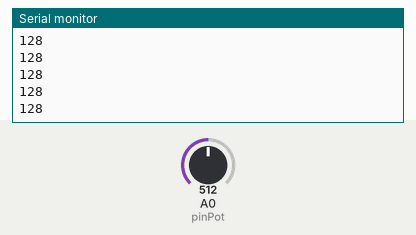
The sketch below on a simulated Arduino Uno, built with avr-gcc and run on an emulated ATmega328P. Shown: the last lines printed to the serial monitor. The test bench sets the inputs (shaded band); at power-on: A0 (pinPot) = 512.

Above: at 1.2 s.
1.3 s: A0 (pinPot) set to 716
At 2.1 s:
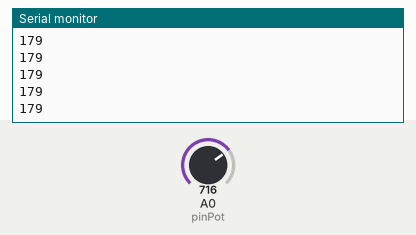
2.8 s: A0 (pinPot) set to 900
At 3.9 s:
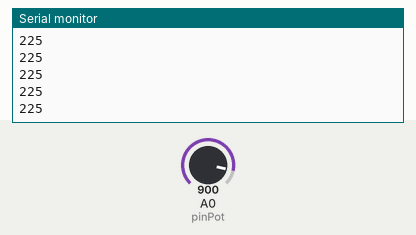
Timing chart, 0 to 5.8 s (numbered marks = the images above; inputs shaded):
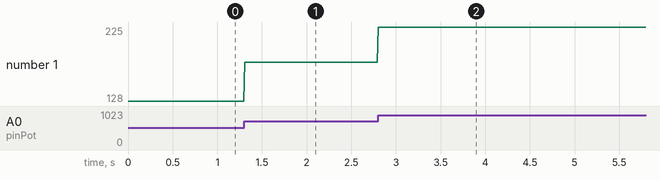

Measured:
- after the input at 1.3 s, the serial monitor: prints a new line at once (image 1)
- after the input at 2.8 s, the serial monitor: prints a new line at once (image 2)
- plotted number 1: 128 → 179 after the input at 1.3 s, 179 → 225 after the input at 2.8 s

The sketch:

p5_mapping_5_arduinoWrite2Processing.pde
```cpp
int pinPot = 0;      // variavel para o pin de entrada do valor
int valorPot = 0;    // variavel para o valor


//int pinLDR = 1;      // variavel para o pin de entrada do valor
//int valorLDR = 0;    // variavel para o valor

void setup() {

  Serial.begin(9600);
  digitalWrite(13,HIGH);
}

void loop() {

// ler valores do Pot
  valorPot = analogRead(pinPot)/4;

//  ler valores do LDR
//  valorldr = analogRead(pinLDR);

  Serial.print(valorPot, DEC);
  Serial.println(10, BYTE); // line feed

//  Serial.print(valorLDR, DEC);
//  Serial.print(9, BYTE); //tab
  delay(10);
}
```
